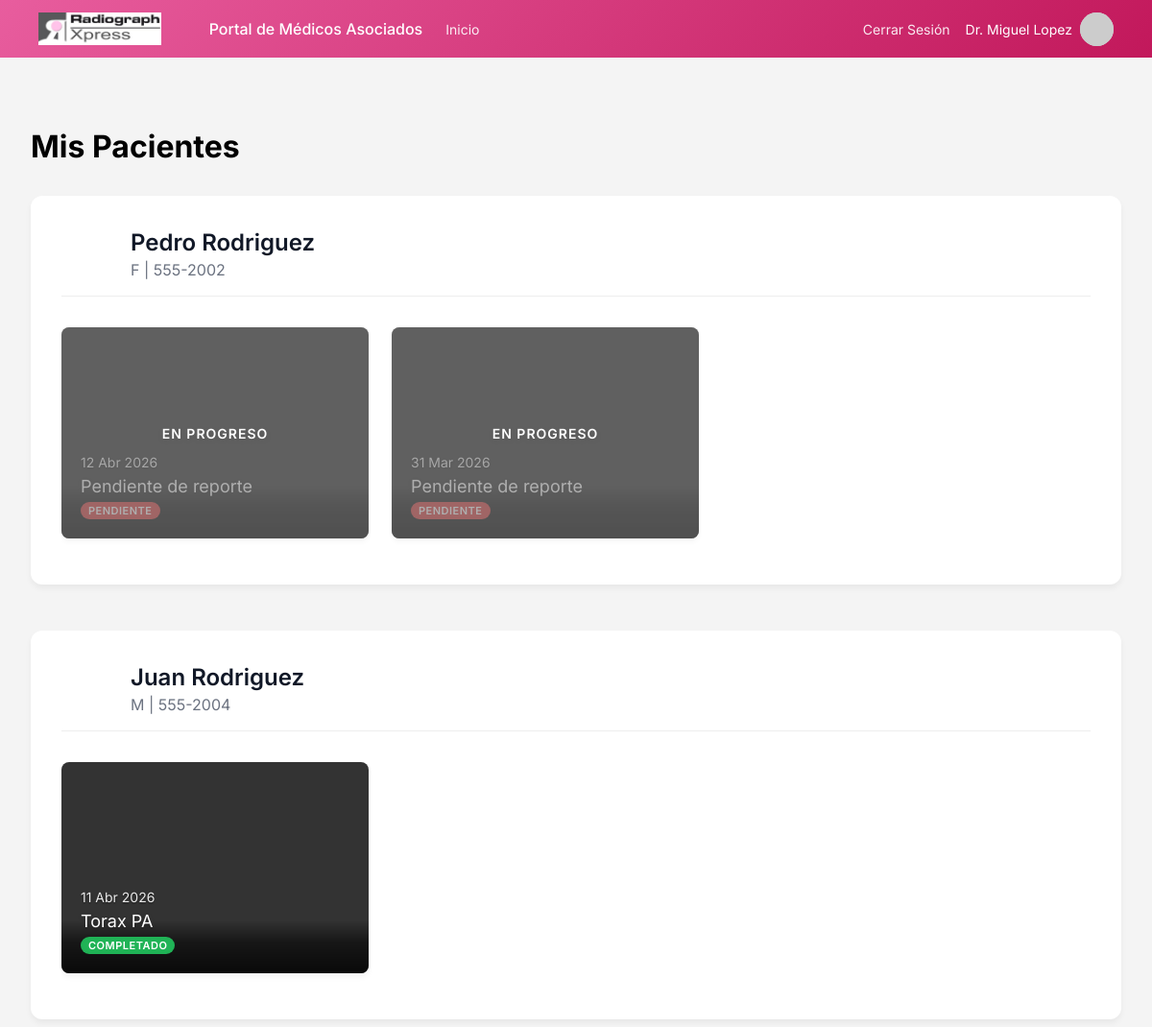
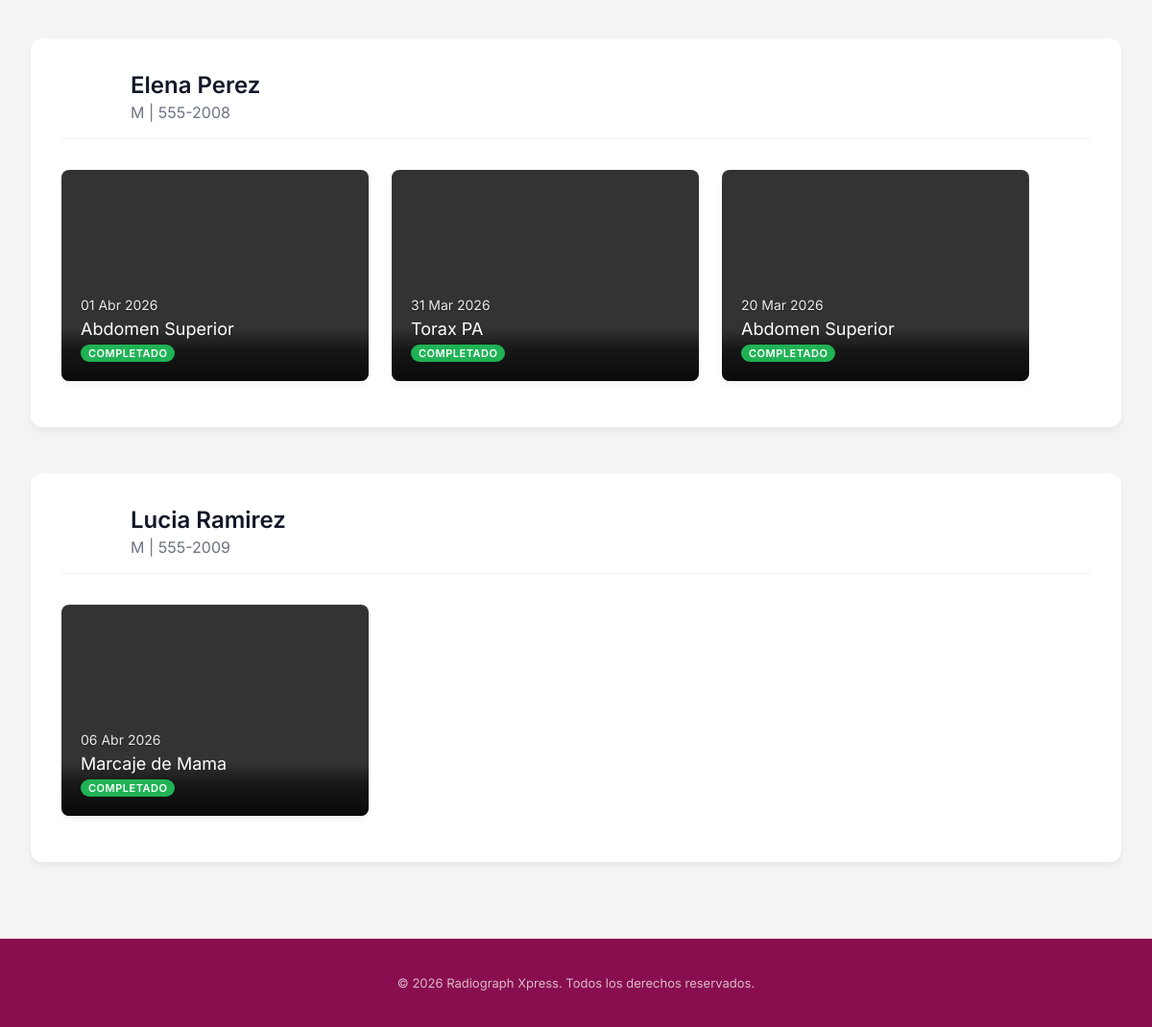
The page /associate-doctor/ (signed in) on the database its author committed (2 pictures, top to bottom).
### associateDoctorDashboard/models.py (models this page shows, shortened)
class AssociateDoctor(models.Model):
    MALE = 'M'
    FEMALE = 'F'
    OTHER = 'O'
    GENDER_CHOICES = [
        (MALE, 'Male'),
        (FEMALE, 'Female'),
        (OTHER, 'Other'),
    ]
    user = models.OneToOneField(User, on_delete=models.CASCADE, null=True, related_name='associate_doctor_profile')
    id_associate_doctor = models.AutoField(primary_key=True)
    profile_picture = models.ImageField(upload_to='profile_pics/', null=True, blank=True)
    address = models.CharField(max_length=100)
    phone = models.CharField(max_length=100)
    professional_id = models.CharField(max_length=100, null=True, blank=True, unique=True)
    university = models.CharField(max_length=100, null=True, blank=True)
    specialty = models.CharField(max_length=100, null=True, blank=True)
    is_email_verified = models.BooleanField(default=False)
    is_verified = models.BooleanField(default=False)
    gender = models.CharField(max_length=1, choices=GENDER_CHOICES, default=OTHER)
    def __str__(self):
        if self.user:
            prefix = 'Dra.' if self.gender == self.FEMALE else 'Dr.'
            return f"{prefix} {self.user.first_name} {self.user.last_name}"
        return f"Doctor Asociado #{self.pk}"

### patientsDashboard/models.py (models this page shows, shortened)
class Patient(models.Model):
    MALE = 'M'
    FEMALE = 'F'
    OTHER = 'O'
    GENDER_CHOICES = [
        (MALE, 'Male'),
        (FEMALE, 'Female'),
        (OTHER, 'Other'),
    ]
    user = models.OneToOneField(User, on_delete=models.CASCADE, null=True, related_name='patient_profile')
    id_patient = models.AutoField(primary_key=True)
    profile_picture = models.ImageField(upload_to='profile_pics/', null=True, blank=True)
    address = models.CharField(max_length=100)
    phone = models.CharField(max_length=100)
    gender = models.CharField(max_length=1, choices=GENDER_CHOICES, default=OTHER)
    is_email_verified = models.BooleanField(default=False)
    raditech_patient_id = models.CharField(max_length=100, null=True, blank=True)
    mrn = models.CharField(max_length=50, null=True, blank=True, unique=True)
    associated_doctors = models.ManyToManyField('associateDoctorDashboard.AssociateDoctor', related_name='patients')
    @property
    def first_name(self):
        if self.user:
            return self.user.first_name
        return ""
    @property
    def last_name(self):
        if self.user:
            return self.user.last_name
        return ""

### core/models.py (models this page shows)
class Study(models.Model):
    id_study = models.AutoField(primary_key=True)
    pacs_url = models.CharField(max_length=500, blank=True, default='')
    email_sent = models.BooleanField(default=False)
    date = models.DateField()
    raditech_visit_id = models.CharField(max_length=100, null=True, blank=True)
    accession_number = models.CharField(max_length=100, null=True, blank=True)
    id_study_request = models.ForeignKey('assistantDashboard.StudyRequest', on_delete=models.CASCADE)
    id_report = models.ForeignKey('Report', on_delete=models.CASCADE, null=True, blank=True)
    id_patient = models.ForeignKey('patientsDashboard.Patient', on_delete=models.CASCADE)

class Report(models.Model):
    PENDING = 'PEN'
    IN_PROGRESS = 'PRO'
    COMPLETED = 'COM'
    STATUS_CHOICES = [
        (PENDING, 'Pending'),
        (IN_PROGRESS, 'In Progress'),
        (COMPLETED, 'Completed'),
    ]
    id_report = models.AutoField(primary_key=True)
    status = models.CharField(max_length=3, choices=STATUS_CHOICES, default=PENDING)
    about = models.CharField(max_length=200)
    patients_description = models.CharField(max_length=200)
    findings = models.TextField()
    conclusions = models.TextField()
    recommendations = models.TextField()
    date = models.DateField(default=datetime.now)
    doctor_in_charge = models.ForeignKey('doctorsDashboard.ReportingDoctor', on_delete=models.CASCADE)

### associateDoctorDashboard/views.py (the view)
# urls.py: path('', views.DashboardView.as_view(), name='associate_dashboard'),
class DashboardView(AssociatedDoctorRequiredMixin, ListView):
    template_name = 'associateDoctorDashboard/associateDashboard.html'
    context_object_name = 'patients'
    def get_queryset(self):
        if hasattr(self.request.user, 'associate_doctor_profile'):
            doctor = self.request.user.associate_doctor_profile
            return doctor.patients.all().prefetch_related('study_set')
        return Patient.objects.none()

### core/mixins.py (called while the page is built)
    def test_func(self):
        return self.request.user.groups.filter(name='AssociatedDoctors').exists()

    def get_context_data(self, **kwargs):
        context = super().get_context_data(**kwargs)
        if hasattr(self.request.user, 'associated_doctor_profile'):
            context['associated_doctor'] = self.request.user.associated_doctor_profile
        return context

### associateDoctorDashboard/templates/associateDoctorDashboard/associateDashboard.html (shortened to what this page needs)
{% extends 'associateDoctorDashboard/base.html' %}
{% load static %}
{% block content %}
<div class="dashboard-container">
    <h1 style="margin-bottom: 2rem;">Mis Pacientes</h1>
    {% if patients %}
    <div class="patients-list">
        {% for patient in patients %}
        <div class="patient-section">
            <div class="patient-header">
                <div class="patient-avatar">
                </div>
                <div class="patient-details">
                    <h3>{{ patient.first_name }} {{ patient.last_name }}</h3>
                    <span class="patient-meta">{{ patient.gender }} | {{ patient.phone }}</span>
                </div>
            </div>
            <div class="studies-carousel-container">
                {% if patient.study_set.all %}
                <div class="studies-carousel">
                    {% for study in patient.study_set.all|dictsortreversed:"date" %}
                        {% url 'studyDetail' study.id_study as study_detail_url %}
                        {% if study.id_report and study.id_report.status == 'PRO' %}
                            {% include "core/components/study_card.html" with study_url=study_detail_url pacs_url=study.pacs_url date=study.date title="Estudio en progreso" status="in_progress" blocked=True extra_classes="study-card-carousel" study_id=study.id_study %}
                        {% elif study.id_report and study.id_report.status == 'COM' %}
                            {% include "core/components/study_card.html" with study_url=study_detail_url pacs_url=study.pacs_url date=study.date title=study.id_report.about|default:"Reporte Completado" status="completed" extra_classes="study-card-carousel" study_id=study.id_study %}
                        {% else %}
                            {% include "core/components/study_card.html" with study_url=study_detail_url pacs_url=study.pacs_url date=study.date title="Pendiente de reporte" status="pending" blocked=True extra_classes="study-card-carousel" study_id=study.id_study %}
                        {% endif %}
                    {% endfor %}
                </div>
                {% else %}
                <div class="no-studies">No hay estudios registrados</div>
                {% endif %}
            </div>
        </div>
        {% endfor %}
    </div>
    {% else %}
    <div class="empty-state">
        <p>No tienes pacientes asociados actualmente.</p>
    </div>
    {% endif %}
</div>
<link rel="stylesheet" href="{% static 'core/css/study_card.css' %}">
{% endblock %}

### associateDoctorDashboard/templates/associateDoctorDashboard/base.html (shortened to what this page needs)
{% load static %}
<!DOCTYPE html>
<html lang="es">
<head>
    <link rel="stylesheet" href="{% static 'core/css/design-system.css' %}">
    <link rel="stylesheet" href="{% static 'doctorsDashboard/style.css' %}">
</head>
<body>
    <header>
        <nav class="navbar">
            <div class="navbar-left">
                <img src="{% static 'core/assets/img/logos/radiographxpress_logo.png' %}" alt="Radiograph Xpress"
                    class="navbar-logo">
            </div>
            <div class="navbar-center" style="display: flex; align-items: center; gap: 1.5rem;">
                <span style="font-weight: 500; color: var(--text-white);">Portal de Médicos Asociados</span>
                <a href="{% url 'associate_dashboard' %}" class="nav-link">Inicio</a>
            </div>
            <div class="navbar-right" style="display: flex; align-items: center; gap: 1rem;">
                <a href="{% url 'associate_logout' %}" class="nav-link">Cerrar Sesión</a>
                <a href="{% url 'associate_profile' %}"
                    style="text-decoration: none; display: flex; align-items: center; gap: 8px;">
                    <div class="user-info" style="display: flex; align-items: center; gap: 8px;">
                        {% if user.associate_doctor_profile %}
                        <span class="welcome-text">{{ user.associate_doctor_profile }}</span>
                        {% else %}
                        <span class="welcome-text">{{ user.username }}</span>
                        {% endif %}
                        {% if user.associate_doctor_profile.profile_picture %}
                        <img src="{{ user.associate_doctor_profile.profile_picture.url }}" alt="Profile"
                            class="user-avatar"
                            style="width: 35px; height: 35px; object-fit: cover; border-radius: 50%;">
                        {% else %}
                        <img src="https://ui-avatars.com/api/?name={{ user.first_name|default:'Doc' }}&background=0D8ABC&color=fff&rounded=true&bold=true"
                            alt="Profile" class="user-avatar">
                        {% endif %}
                    </div>
                </a>
            </div>
        </nav>
    </header>
    <main class="main-content" style="margin-top: 80px; padding: 2rem;">
        {% block content %}
        {% endblock %}
    </main>
    {% include 'core/components/footer.html' %}
</body>
</html>

### core/templates/core/components/study_card.html (shortened to what this page needs)
{% if blocked %}
<div class="study-card {{ extra_classes }} study-card-blocked" data-study-id="{{ study_id }}">
    {% else %}
    <a href="{{ study_url }}" class="study-card {{ extra_classes }}" data-study-id="{{ study_id }}">
        {% endif %}
        {% if pacs_url %}
        <iframe class="study-card-image" src="{{ pacs_url }}" scrolling="no" frameborder="0"></iframe>
        {% endif %}
        <div class="study-card-overlay"></div>
        {% if blocked %}
        <div class="study-card-lock-overlay">
            {% if images_pending %}
            <span class="lock-text">Imágenes Pendientes</span>
            {% else %}
            <span class="lock-text">En Progreso</span>
            {% endif %}
        </div>
        {% endif %}
        <div class="study-card-info">
            {% if date %}
            <p class="study-date">{{ date|date:"d M Y" }}</p>
            {% endif %}
            <p class="patient-name">{{ title }}</p>
            {% if status %}
            {% if status == 'completed' %}
            <span class="status-badge completed">Completado</span>
            {% elif status == 'pending' %}
            <span class="status-badge pending">Pendiente</span>
            {% elif status == 'in_progress' %}
            <span class="status-badge in-progress">En Progreso</span>
            {% elif status == 'images_pending' %}
            <span class="status-badge pending">Imágenes Pendientes</span>
            {% endif %}
            {% endif %}
        </div>
        {% if blocked %}
</div>
{% else %}
</a>
{% endif %}

### core/templates/core/components/footer.html
<footer class="main-footer">
    <p>&copy; {% now "Y" %} Radiograph Xpress. Todos los derechos reservados.</p>
</footer>

### core/static/core/css/design-system.css (style rules this page uses)
:root { --brand-gradient-start: #E85D9E; --brand-gradient-end: #C2185B; --brand-footer-bg: #880E4F; --text-primary: #111827; --text-secondary: #6B7280; --text-white: #ffffff; --bg-page: #F3F4F6; --bg-white: #ffffff; --font-primary: 'Inter', sans-serif; }
body { min-height: 100vh; display: flex; flex-direction: column; }
.main-content { flex: 1; }
.main-footer { background-color: var(--brand-footer-bg); border-top: none; text-align: center; padding: 25px 20px; font-size: 13px; color: rgba(255, 255, 255, 0.7); margin-top: auto; }

### doctorsDashboard/static/doctorsDashboard/style.css (style rules this page uses)
body { margin: 0; padding: 0; font-family: 'Inter', sans-serif; background-color: #f4f4f4; }
.navbar { width: 100%; height: 60px; background: linear-gradient(135deg, var(--brand-gradient-start) 0%, var(--brand-gradient-end) 100%); display: flex; justify-content: space-between; align-items: center; padding: 0 40px; box-sizing: border-box; position: fixed; top: 0; z-index: 1000; }
.navbar-left { display: flex; align-items: center; }
.navbar-logo { height: 35px; width: auto; object-fit: contain; }
.navbar-center { flex-grow: 1; display: flex; padding-left: 50px; }
.nav-link { color: #ffffff; text-decoration: none; font-size: 14px; font-weight: 400; opacity: 0.9; transition: opacity 0.2s ease; position: relative; display: inline-block; padding-bottom: 2px; padding-top: 2px; }
.nav-link::after { content: ''; position: absolute; width: 100%; transform: scaleX(0); height: 2px; bottom: 0; left: 0; background-color: #ffffff; transform-origin: bottom right; transition: transform 0.25s ease-out; }
.navbar-right { display: flex; align-items: center; gap: 20px; }
.user-info { display: flex; align-items: center; gap: 15px; color: #ffffff; }
.welcome-text { font-size: 14px; font-weight: 400; text-align: right; white-space: nowrap; }
.user-avatar { width: 35px; height: 35px; border-radius: 50%; background-color: #ccc; object-fit: cover; }
.study-card { width: 100%; aspect-ratio: 700 / 742; background-color: white; overflow: hidden; cursor: pointer; position: relative; transition: transform 0.2s ease; border-radius: 8px; display: block; text-decoration: none; box-shadow: 0 4px 6px rgba(0, 0, 0, 0.05); }
.study-card-image { width: 100%; height: 100%; position: absolute; top: 0; left: 0; object-fit: cover; border: none; pointer-events: none; }
.study-card-overlay { width: 100%; height: 25%; position: absolute; left: 0; bottom: 0; opacity: 0.9; background: linear-gradient(to bottom, transparent 0%, rgba(0, 0, 0, 0.6) 40%, rgba(0, 0, 0, 0.9) 100%); pointer-events: none; }
.study-card-info { position: absolute; left: 20px; bottom: 20px; z-index: 2; width: calc(100% - 40px); pointer-events: none; }
.patient-name { margin: 0; color: white; font-size: 18px; font-family: 'Inter', -apple-system, BlinkMacSystemFont, 'Segoe UI', sans-serif; font-weight: 400; line-height: 1.4; word-wrap: break-word; text-shadow: 0 2px 4px rgba(0, 0, 0, 0.3); }

### associateDoctorDashboard/templates/associateDoctorDashboard/associateDashboard.html (style rules this page uses)
.studies-carousel .study-card { flex: 0 0 320px; height: 220px; }
.patient-section { background: white; border-radius: 12px; padding: 2rem; margin-bottom: 3rem; box-shadow: 0 4px 6px rgba(0, 0, 0, 0.05); display: flex; flex-direction: column; gap: 1.5rem; }
.patient-header { display: flex; align-items: center; gap: 1rem; padding-bottom: 1rem; border-bottom: 1px solid #eee; }
.patient-avatar { width: 56px; height: 56px; background: var(--primary-color); color: white; border-radius: 50%; display: flex; align-items: center; justify-content: center; font-weight: 600; font-size: 1.25rem; }
.patient-details h3 { margin: 0; font-size: 1.5rem; color: var(--text-primary); font-weight: 600; margin-bottom: 0.25rem; }
.patient-meta { font-size: 1rem; color: var(--text-secondary); }
.studies-carousel-container { overflow: hidden; position: relative; width: 100%; }
.studies-carousel { display: flex; gap: 1.5rem; overflow-x: auto; padding-bottom: 1rem; padding-top: 0.5rem; scroll-behavior: smooth; scrollbar-width: thin; }

### rows shown on the page
Patient: first_name "Pedro", last_name "Rodriguez", gender "F", phone "555-2002"
Study: shows "EN PROGRESO", date "12 Abr 2026", title "Pendiente de reporte", shows "PENDIENTE"
Study: shows "EN PROGRESO", date "31 Mar 2026", title "Pendiente de reporte", shows "PENDIENTE"
Patient: first_name "Juan", last_name "Rodriguez", gender "M", phone "555-2004"
Study: date "11 Abr 2026", shows "COMPLETADO"
Report: about "Torax PA"
Patient: first_name "Elena", last_name "Perez", gender "M", phone "555-2008"
Study: date "01 Abr 2026", shows "COMPLETADO"
Report: about "Abdomen Superior"
Study: date "31 Mar 2026", shows "COMPLETADO"
Report: about "Torax PA"
Study: date "20 Mar 2026", shows "COMPLETADO"
Report: about "Abdomen Superior"
Patient: first_name "Lucia", last_name "Ramirez", gender "M", phone "555-2009"
Study: date "06 Abr 2026", shows "COMPLETADO"
Report: about "Marcaje de Mama"

### other values the page prints
{{ user.associate_doctor_profile }} "Dr. Miguel Lopez"
